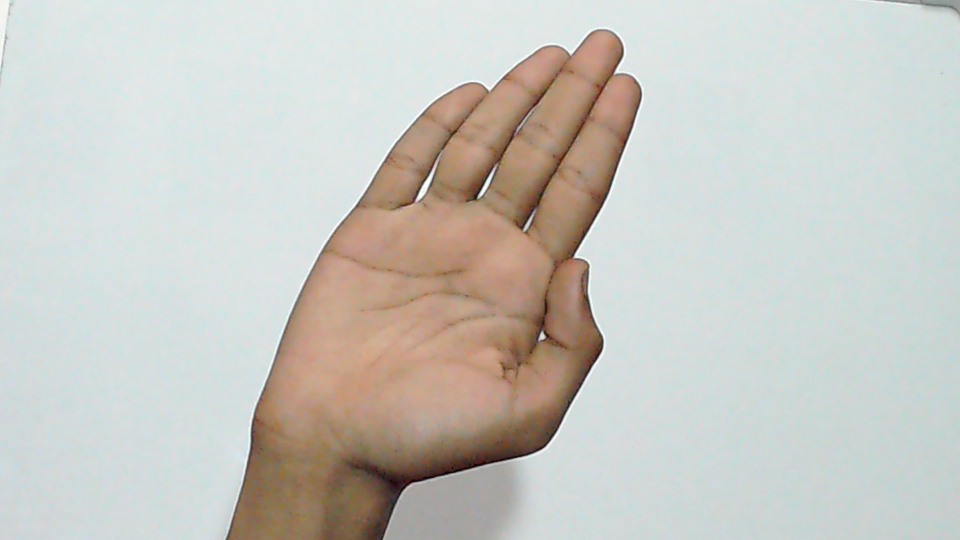
#> input picture video/dataset/test1.jpg, 1920 x 1080 px (shown at 1/2 size)
$ python test.py
#> lines starting #> are read from the running program, lines starting #| are printed output that depends on the picture
import cv2
import numpy as np
from sklearn.neighbors import KNeighborsClassifier
from sklearn.datasets import fetch_openml
from sklearn.model_selection import train_test_split
import ssl
ssl._create_default_https_context = ssl._create_unverified_context
from skimage.feature import hog
import os
# [4 lines of commented-out code are left out]


dataset_dir = "dataset"

# Get a list of all image files in the dataset directory
image_files = [os.path.join(dataset_dir, f) for f in os.listdir(dataset_dir) if f.endswith(".jpg")]

# Create an empty list to store the images
images = []

# Load each image using OpenCV and append to the list
for file in image_files:
    image = cv2.imread(file,0)
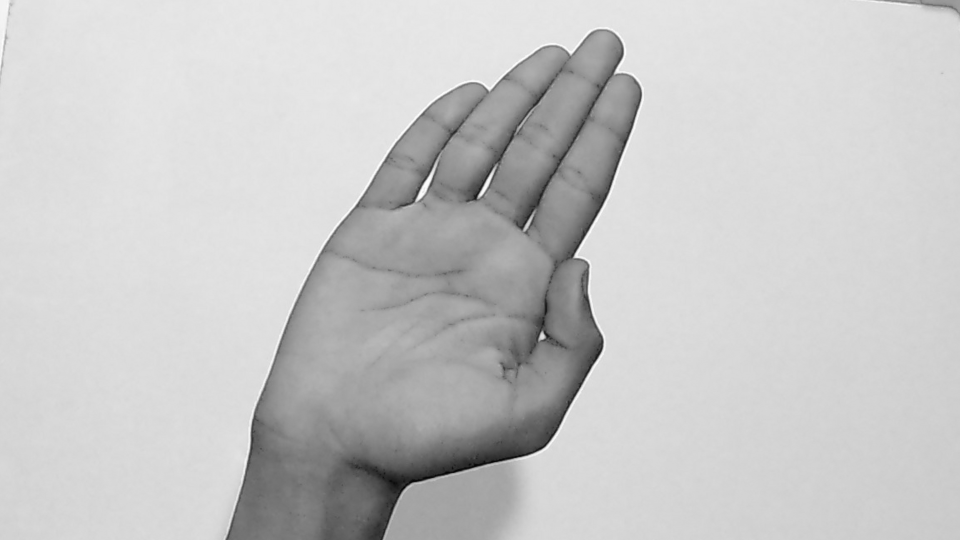
#> image: shape (1080, 1920) (shown at 1/2 size); min 2, max 254, mean 199.4
    images.append(image)

# Convert the list to a numpy array
# images = np.array(images)
print(images)
#> (printed output is left out)
print("Extracting features...")
features = []
for image in images:
    print(image.shape)
    fd = hog(image.reshape((1080,1920)), orientations=8, pixels_per_cell=(4, 4),
             cells_per_block=(1, 1), visualize=False)
    features.append(fd)
#> this loop made 1 pass
#| (1080, 1920)
#> after the loop, features = 1 item

#> (the run stopped early here; a loop or call above may not have finished)
